Frame 1 (no input): blank canvas, image omitted
Frame 60 (no input): blank canvas, image omitted
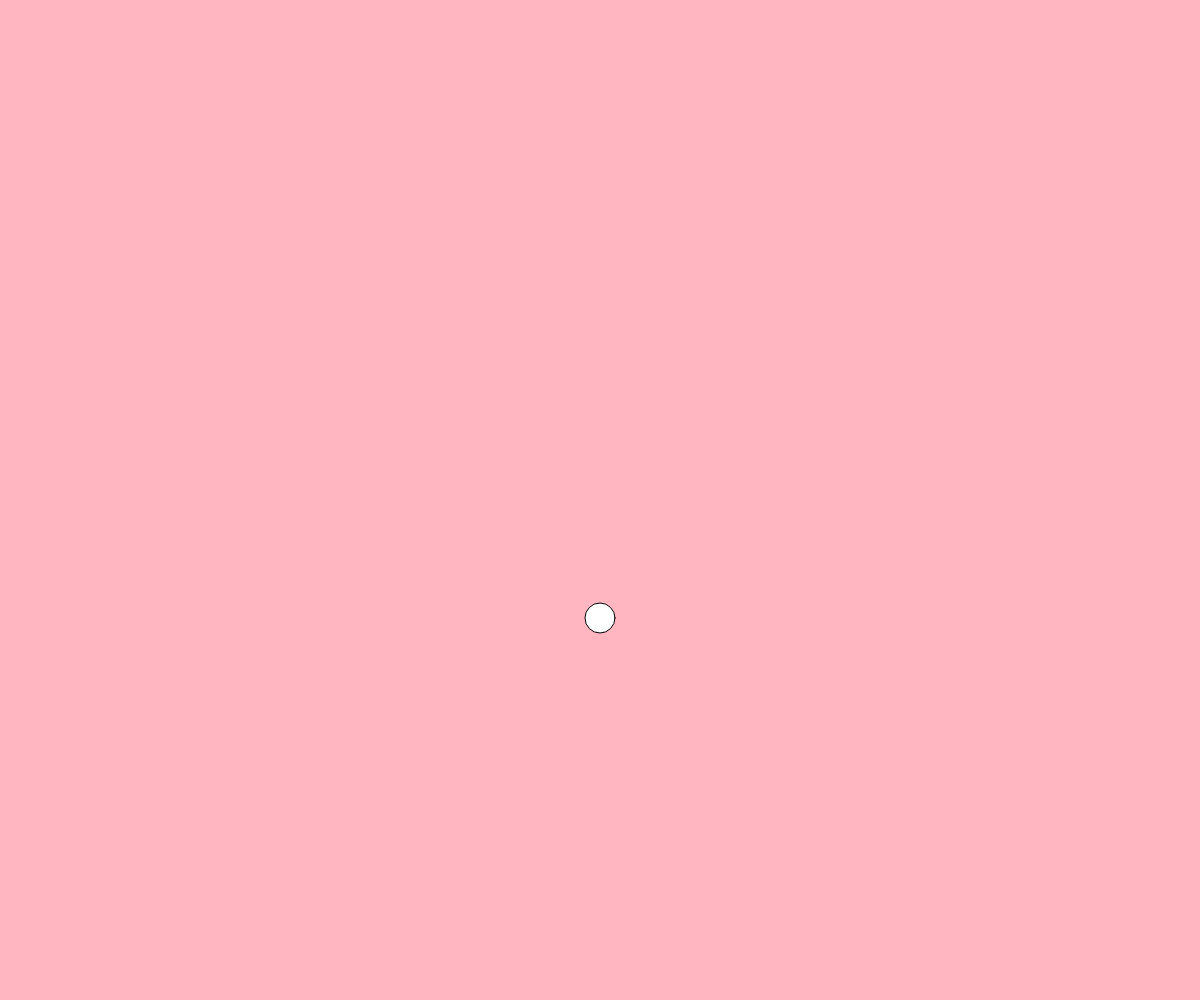
Frame 120 (the mouse pressed at the canvas centre since frame 60)

The p5.js sketch whose frames 1 and 60 were blank and that drew this single picture after the mouse press (run headless with seeded random() and noise() and a simulated clock; from frame 60 on, the mouse is pressed at the canvas centre):

// p5.js sketch
// ── sketch.js
var x = [];
var y = [];
function setup() {
  createCanvas(windowWidth,windowHeight);
}

function draw() {
  //draw ellipses here
  background(255,182,193);
  for (var i = 0; i < y.length; i++) {
    if (dist(x[i],y[i],mouseX,mouseY)> 15){
      fill(255);
    }
    else {
      fill(random(255),random(255),random(255));
    }
    stroke(0);
    ellipse(x[i],y[i],30,30);
    y[i] = y[i] + 2;
    
  }
}  
function mousePressed() {
  //create new balls here
  x.push(mouseX);
  y.push(mouseY);
}
